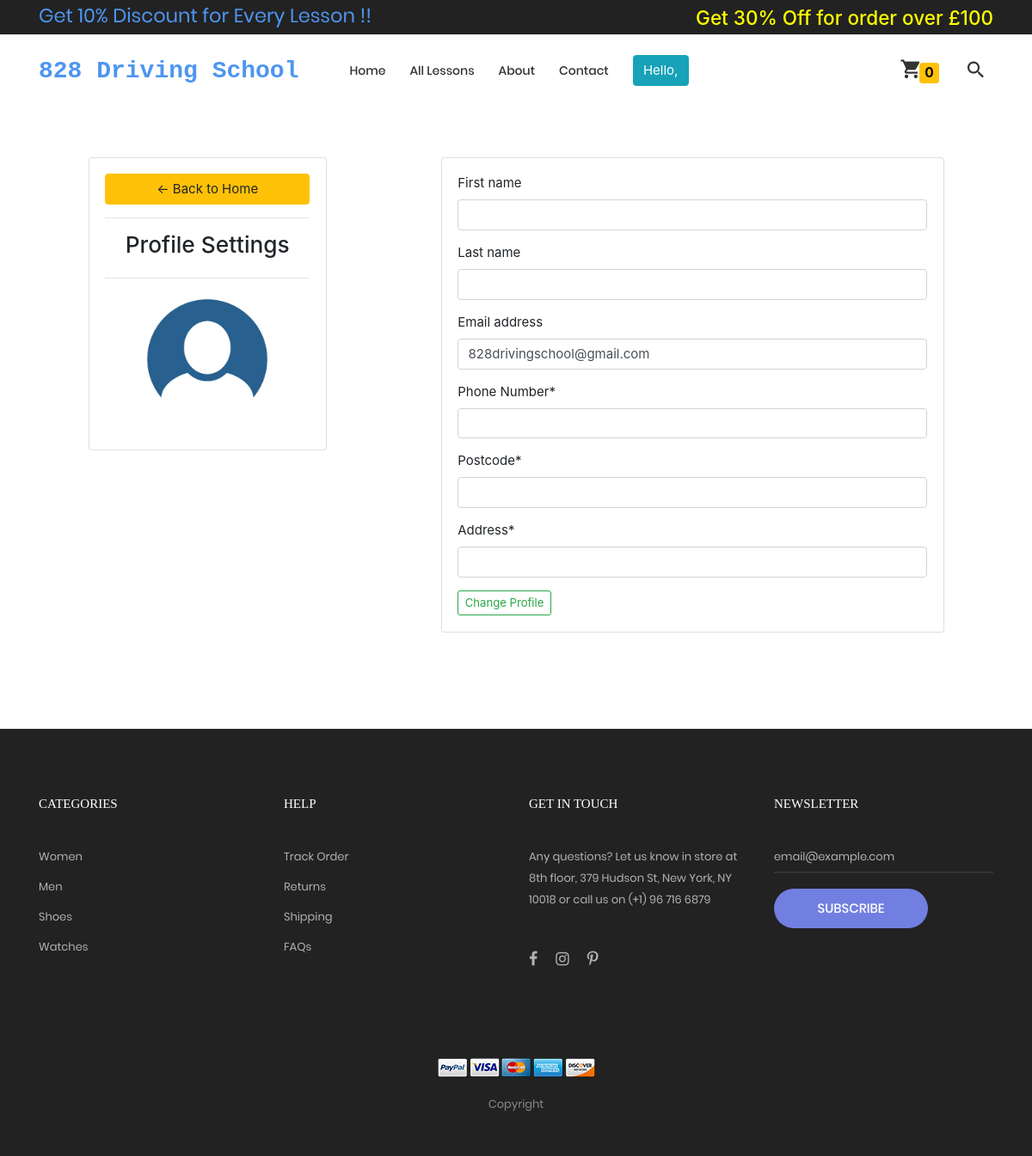
The app's page /edit_profile (signed in), older data.
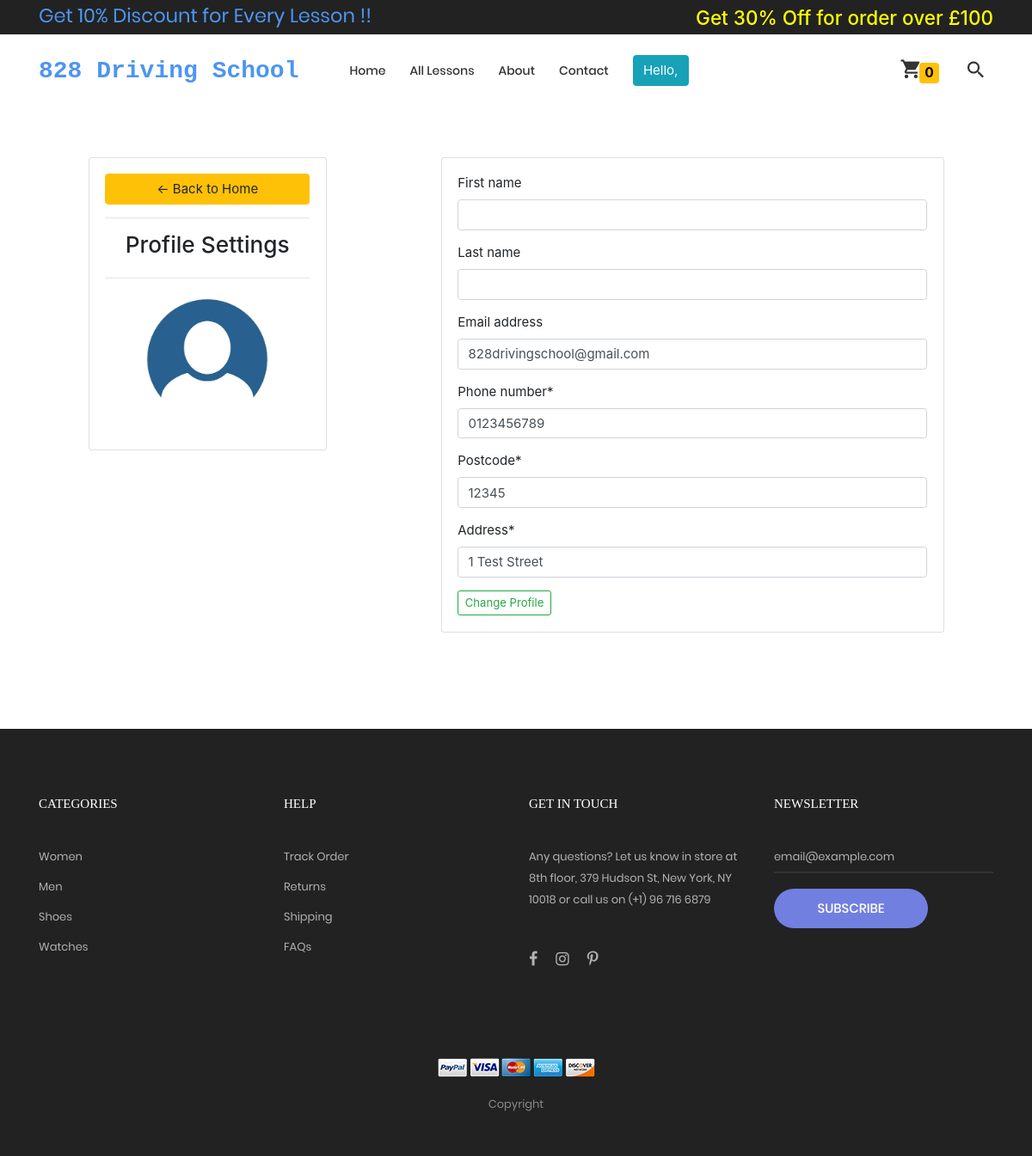
The same page, newer data.
### home/models.py (models this page shows)
class customer_more_information(models.Model):
    Customer = models.ForeignKey(User, on_delete=models.CASCADE)
    Phone_number = models.CharField(max_length=200)
    Postcode = models.CharField(max_length=200, default='')
    Address = models.CharField(max_length=200)

### home/views.py (the view, shortened to what this page needs)
# urls.py: path('edit_profile', views.edit_profile, name='edit_profile'),# user profile edit
def edit_profile(request):
    if request.user.is_authenticated:
        user=request.user
        form2 = change_user_profile(instance=user)
        filter_customer_details = customer_more_information.objects.filter(Customer=user)
        if filter_customer_details:
            get_customer_details = customer_more_information.objects.get(Customer=user)
            form1=change_profile(instance=get_customer_details)
            context3={'form1':form1, 'form2':form2}
            return render(request, 'edit_profile.html', context3)
        else:
            context3 = {'form2': form2}
            return render(request, 'edit_profile.html', context3)
    else:
        return redirect('index')

### home/forms.py
class change_profile(ModelForm):
    class Meta:
        model = customer_more_information
        fields = ['Phone_number', 'Postcode', 'Address']

class change_user_profile(ModelForm):
    class Meta:
        model = User
        fields = ['first_name', 'last_name', 'email']

### templates/edit_profile.html (shortened to what this page needs)
{%  extends 'base.html' %}
{% load crispy_forms_tags %}
{%block body%}
<br>
<br>
<br>
<div class="row">
    <div class="col-md-1"></div>
	<div class="col-md-3">
		<div class="card card-body">
			<a class="btn btn-warning" href="{% url 'index' %}"> &#8592; Back to Home</a>
			<hr>
			<h3 style="text-align: center">Profile Settings</h3>
			<hr>
            <img src="static/webapp1/images/icons/user.png" class="rounded profile-pic" alt="user">
		</div>
	</div>
    <div class="col-md-1"></div>
	<div class="col-md-6">
		<div class="card card-body">
            <form action="" method="POST">{% csrf_token %}
                {{form2|crispy}}
				{% if form1 %}
                	{{form1|crispy}}
				{% else %}
					<div class="form-group">
						<label for="exampleInputEmail1">Phone Number*</label>
						<input type="text" name="phone_no" class="form-control" id="exampleInputEmail1" required>
					</div>
					<div class="form-group">
							<label for="exampleInputEmail2">Postcode*</label>
							<input type="text" name="Postcode" class="form-control" id="exampleInputEmail2" required>
					</div>
					<div class="form-group">
							<label for="exampleInputEmail3">Address*</label>
							<input type="text" name="address" class="form-control" id="exampleInputEmail3" required>
					</div>
				{% endif %}
                <button type="submit" class="btn btn-outline-success btn-sm">Change Profile</button>
            </form>
		</div>
	</div>
</div>
<br>
<br>
{% endblock %}

Row changes from the older to the newer data that the page shows:
added customer_more_information: Phone_number "0123456789", Postcode "12345", Address "1 Test Street"
Text that changed along with them:
text no longer shown: "Phone Number* Postcode* Address*"
text now shown: "Phone number * Postcode * Address *"
